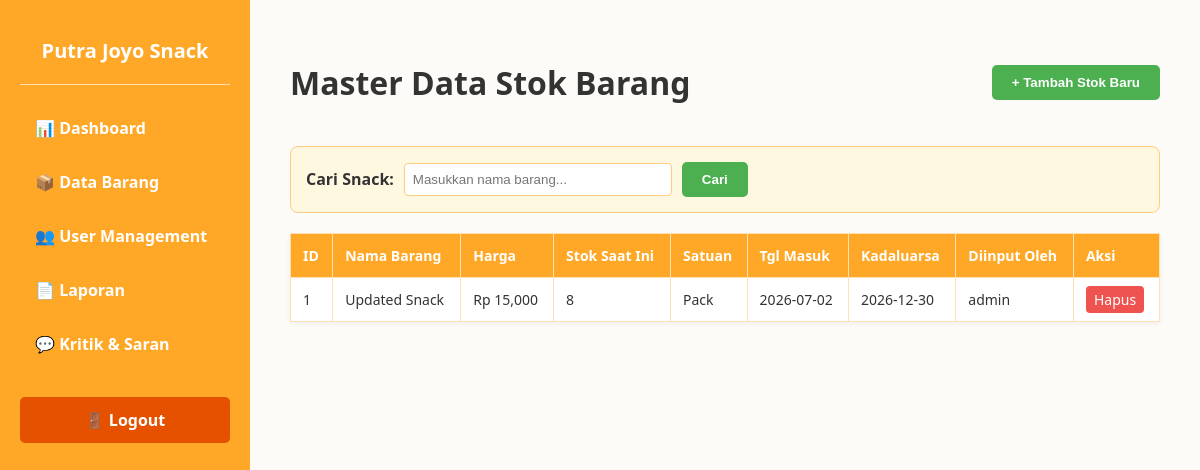
/admin/barang, run on an earlier commit of the app's database.
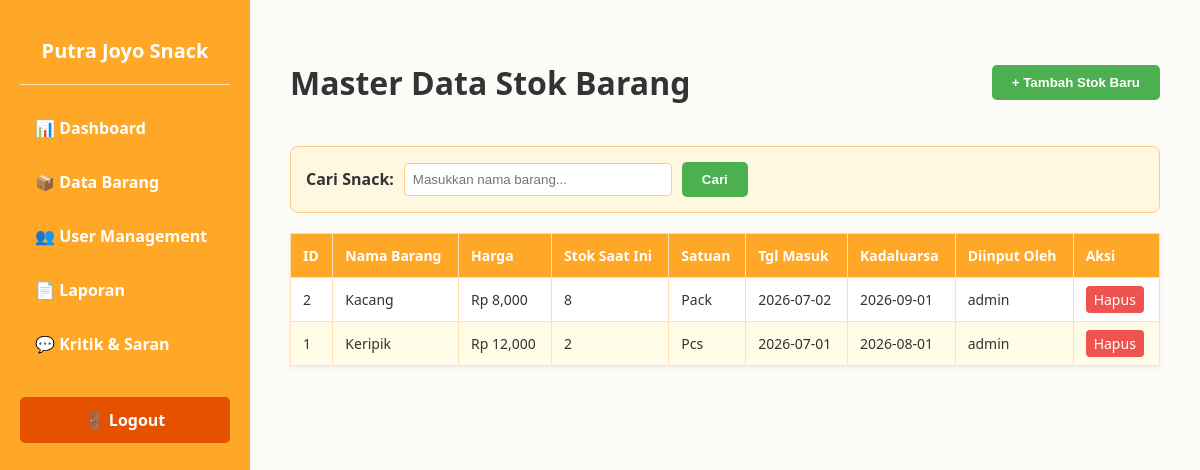
And on a later commit of the database.
### app.py (models this page shows)
class Barang(db.Model):
    id = db.Column(db.Integer, primary_key=True)
    nama_barang = db.Column(db.String(100), nullable=False)
    harga = db.Column(db.Integer, nullable=False)
    stok = db.Column(db.Integer, nullable=False)
    satuan = db.Column(db.String(20), nullable=False)
    tanggal_masuk = db.Column(db.String(20), nullable=False)
    tanggal_kadaluarsa = db.Column(db.String(20), nullable=False)
    id_admin_fk = db.Column(db.String(50), nullable=False)

### app.py (the view, shortened to what this page needs)
@app.route("/admin/barang", methods=["GET", "POST"])
def admin_barang():
    search_query = request.args.get("q", "").strip()
    query = Barang.query
    if search_query:
        query = query.filter(Barang.nama_barang.ilike(f"%{search_query}%"))
    barang_list = query.order_by(Barang.id.desc()).all()
    return render_template("admin/barang.html", barang_list=barang_list, search_query=search_query)

### templates/admin/barang.html (shortened to what this page needs)
<!DOCTYPE html>
<html lang="id">
<head>
</head>
<body>
    <div class="sidebar">
        <h2>Putra Joyo Snack</h2>
        <hr style="border: 0; height: 1px; background: #FFE0B2; margin-bottom: 20px;">
        <a href="/admin/dashboard">📊 Dashboard</a>
        <a href="/admin/barang">📦 Data Barang</a>
        <a href="/admin/user">👥 User Management</a>
        <a href="/admin/laporan">📄 Laporan</a>
        <a href="/admin/kritik">💬 Kritik & Saran</a>
        <a class="logout-btn" href="/logout">🚪 Logout</a>
    </div>
    <div class="content">
        <div class="header-section">
            <h1>Master Data Stok Barang</h1>
            <button class="btn-add" onclick="bukaModal()">+ Tambah Stok Baru</button>
        </div>
        <form class="search-container" method="get" action="/admin/barang">
            <label><strong>Cari Snack:</strong></label>
            <input type="text" name="q" value="{{ search_query or '' }}" placeholder="Masukkan nama barang...">
            <button class="btn-add" type="submit">Cari</button>
        </form>
        <table class="data-table">
            <thead>
                <tr>
                    <th>ID</th>
                    <th>Nama Barang</th>
                    <th>Harga</th>
                    <th>Stok Saat Ini</th>
                    <th>Satuan</th>
                    <th>Tgl Masuk</th>
                    <th>Kadaluarsa</th>
                    <th>Diinput Oleh</th>
                    <th>Aksi</th>
                </tr>
            </thead>
            <tbody>
                {% for barang in barang_list %}
                <tr>
                    <td>{{ barang.id }}</td>
                    <td>{{ barang.nama_barang }}</td>
                    <td>Rp {{ "{:,.0f}".format(barang.harga) }}</td>
                    <td>{{ barang.stok }}</td>
                    <td>{{ barang.satuan }}</td>
                    <td>{{ barang.tanggal_masuk }}</td>
                    <td>{{ barang.tanggal_kadaluarsa }}</td>
                    <td>{{ barang.id_admin_fk }}</td>
                    <td>
                        <a href="/admin/barang/hapus/{{ barang.id }}" style="background-color:#EF5350; color:white; border:none; padding:4px 8px; border-radius:4px; cursor:pointer; text-decoration:none;" onclick="return confirm('Hapus barang ini?')">Hapus</a>
                    </td>
                </tr>
                {% else %}
                <tr>
                    <td colspan="9" style="text-align:center; color:#777;">Belum ada data barang.</td>
                </tr>
                {% endfor %}
            </tbody>
        </table>
    </div>
</body>
</html>

### templates/admin/barang.html (style rules this page uses)
body { font-family: 'Segoe UI', Arial, sans-serif; margin: 0; display: flex; background-color: #FDFBF7; color: #333; }
.sidebar { width: 250px; background-color: #FFA726; height: 100vh; padding: 20px; box-sizing: border-box; color: white; position: fixed; }
.sidebar h2 { text-align: center; font-size: 20px; margin-bottom: 20px; }
.sidebar a { display: block; color: white; padding: 12px 15px; text-decoration: none; border-radius: 5px; margin-bottom: 8px; font-weight: bold; }
.sidebar .logout-btn { background-color: #E65100; margin-top: 30px; text-align: center; }
.content { margin-left: 250px; padding: 40px; width: calc(100% - 250px); box-sizing: border-box; }
.header-section { display: flex; justify-content: space-between; align-items: center; margin-bottom: 20px; }
.btn-add { background-color: #4CAF50; color: white; padding: 10px 20px; border: none; border-radius: 5px; font-weight: bold; cursor: pointer; }
.search-container { background-color: #FFF8E1; padding: 15px; border-radius: 8px; margin-bottom: 20px; border: 1px solid #FFCC80; display: flex; align-items: center; gap: 10px; }
.search-container input { padding: 8px; border: 1px solid #FFCC80; border-radius: 4px; width: 250px; }
.data-table { width: 100%; border-collapse: collapse; background: white; box-shadow: 0 2px 5px rgba(0,0,0,0.05); }
.data-table th, .data-table td { border: 1px solid #FFE0B2; padding: 12px; text-align: left; font-size: 14px; }
.data-table th { background-color: #FFA726; color: white; }
.data-table tr:nth-child(even) { background-color: #FFFDE7; }

What changed in the data, as far as the page shows it:
added Barang: id "2", nama_barang "Kacang", harga "8,000", stok "8", satuan "Pack", tanggal_masuk "2026-07-02", tanggal_kadaluarsa "2026-09-01", id_admin_fk "admin"
changed Barang id 1: nama_barang "Updated Snack" → "Keripik"; harga "15,000" → "12,000"; stok "8" → "2"; satuan "Pack" → "Pcs"; tanggal_masuk "2026-07-02" → "2026-07-01"; tanggal_kadaluarsa "2026-12-30" → "2026-08-01"
